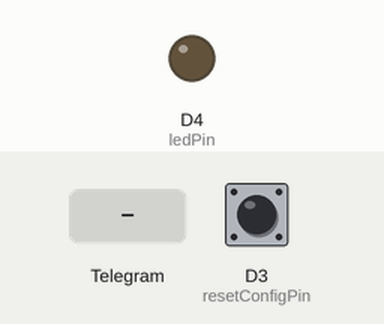
Bench run of a sketch on a simulated ESP8266 (NodeMCU). Parts: output pins drawn as LEDs (lit = HIGH). The inputs (shaded band) are chosen by the test bench; at power-on: D3 (resetConfigPin) HIGH. WiFi joins after 1.5 s; servers stay silent unless stated; EEPROM starts erased; what the sketch prints to the serial monitor is not drawn.

Above: at 2.7 s.
2.8 s: Telegram message "/ledon" received
At 4.1 s:
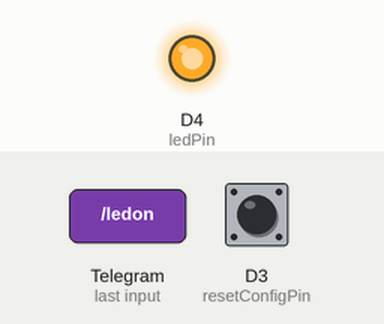
4.6 s: Telegram message "/ledoff" received
At 5.6 s:
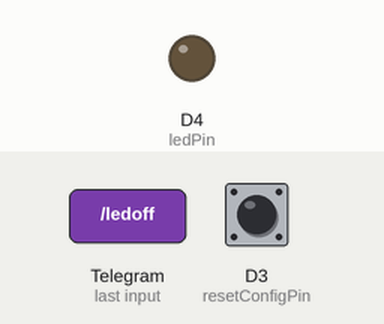
Timing chart, 0 to 7.6 s (numbered marks = the images above; inputs shaded):
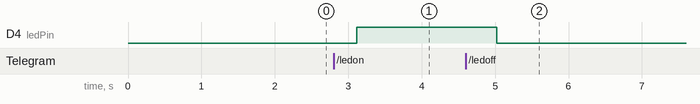

Measured:
- after the input at 2.8 s, D4 (ledPin): LOW → HIGH after 0.32 s
- after the input at 4.6 s, D4 (ledPin): HIGH → LOW after 0.42 s

The sketch:

UsingWiFiManager.ino
```cpp
/*******************************************************************
 *  An example that uses the WifiManager library for wifi          *
 *  wifi connection. bot that receives commands and turns on and   *
 *  off an LED.                                                    *
 *                                                                 *
 *  written by Brian Lough                                         *
 *******************************************************************/

#include <ESP8266WiFi.h>
#include <WiFiClientSecure.h>
#include <UniversalTelegramBot.h>

#include <EEPROM.h>

#include <DNSServer.h>            //Local DNS Server used for redirecting all rs to the configuration portal
#include <ESP8266WebServer.h>     //Local WebServer used to serve the configuration portal
#include <WiFiManager.h>          //https://github.com/tzapu/WiFiManager WiFi Configuration Magic

#define BOT_TOKEN_LENGTH 46

const int ledPin = D4;
const int resetConfigPin = D3; //When high will reset the wifi manager config

char botToken[BOT_TOKEN_LENGTH] = "";

WiFiClientSecure client;
UniversalTelegramBot *bot;

int Bot_mtbs = 1000; //mean time between scan messages
long Bot_lasttime;   //last time messages' scan has been done
bool Start = false;
int ledStatus = 0;

//flag for saving data
bool shouldSaveConfig = false;

//callback notifying us of the need to save config
void saveConfigCallback () {
  Serial.println("Should save config");
  shouldSaveConfig = true;
}

void readBotTokenFromEeprom(int offset){
  for(int i = offset; i<BOT_TOKEN_LENGTH; i++ ){
    botToken[i] = EEPROM.read(i);
  }
  EEPROM.commit();
}

void writeBotTokenToEeprom(int offset){
  for(int i = offset; i<BOT_TOKEN_LENGTH; i++ ){
    EEPROM.write(i, botToken[i]);
  }
  EEPROM.commit();
}

void handleNewMessages(int numNewMessages) {
  Serial.println("handleNewMessages");
  Serial.println(String(numNewMessages));
  for(int i=0; i<numNewMessages; i++) {
    String chat_id = String(bot->messages[i].chat_id);
    String text = bot->messages[i].text;
    if (text == "/ledon") {
      digitalWrite(ledPin, HIGH);   // turn the LED on (HIGH is the voltage level)
      ledStatus = 1;
      bot->sendMessage(chat_id, "Led is ON", "");
    }
    if (text == "/ledoff") {
      ledStatus = 0;
      digitalWrite(ledPin, LOW);    // turn the LED off (LOW is the voltage level)
      bot->sendMessage(chat_id, "Led is OFF", "");
    }
    if (text == "/status") {
      if(ledStatus){
        bot->sendMessage(chat_id, "Led is ON", "");
      } else {
        bot->sendMessage(chat_id, "Led is OFF", "");
      }
    }
    if (text == "/start") {
      String welcome = "Welcome from FlashLedBot, your personal Bot on ESP8266\n";
      welcome = welcome + "/ledon : to switch the Led ON\n";
      welcome = welcome + "/ledoff : to switch the Led OFF\n";
      welcome = welcome + "/status : Returns current status of LED\n";
      bot->sendMessage(chat_id, welcome, "Markdown");
    }
  }
}


void setup() {
  Serial.begin(115200);

  EEPROM.begin(BOT_TOKEN_LENGTH);
  pinMode(resetConfigPin, INPUT);
  pinMode(ledPin, OUTPUT); // initialize digital ledPin as an output.
  delay(10);
  digitalWrite(ledPin, LOW); // initialize pin as off

  Serial.println("read bot token");
  readBotTokenFromEeprom(0);
  Serial.println(botToken);

  WiFiManager wifiManager;
  wifiManager.setSaveConfigCallback(saveConfigCallback);
  //Adding an additional config on the WIFI manager webpage for the bot token
  WiFiManagerParameter custom_bot_id("botid", "Bot Token", botToken, 50);
  wifiManager.addParameter(&custom_bot_id);
  //If it fails to connect it will create a TELEGRAM-BOT access point
  wifiManager.autoConnect("TELEGRAM-BOT");

  strcpy(botToken, custom_bot_id.getValue());
  if (shouldSaveConfig) {
    writeBotTokenToEeprom(0);
  }

  bot = new UniversalTelegramBot(botToken, client);
  Serial.println("");
  Serial.println("WiFi connected");
  Serial.println("IP address: ");
  IPAddress ip = WiFi.localIP();
  Serial.println(ip);

}

void loop() {
  if ( digitalRead(resetConfigPin) == LOW ) {
    Serial.println("Reset");
    WiFi.disconnect();
    Serial.println("Dq");
    delay(500);
    ESP.reset();
    delay(5000);
  }
  if (millis() > Bot_lasttime + Bot_mtbs)  {
    int numNewMessages = bot->getUpdates(bot->last_message_received + 1);
    while(numNewMessages) {
      Serial.println("got response");
      handleNewMessages(numNewMessages);
      numNewMessages = bot->getUpdates(bot->last_message_received + 1);
    }
    Bot_lasttime = millis();
  }
}
```
